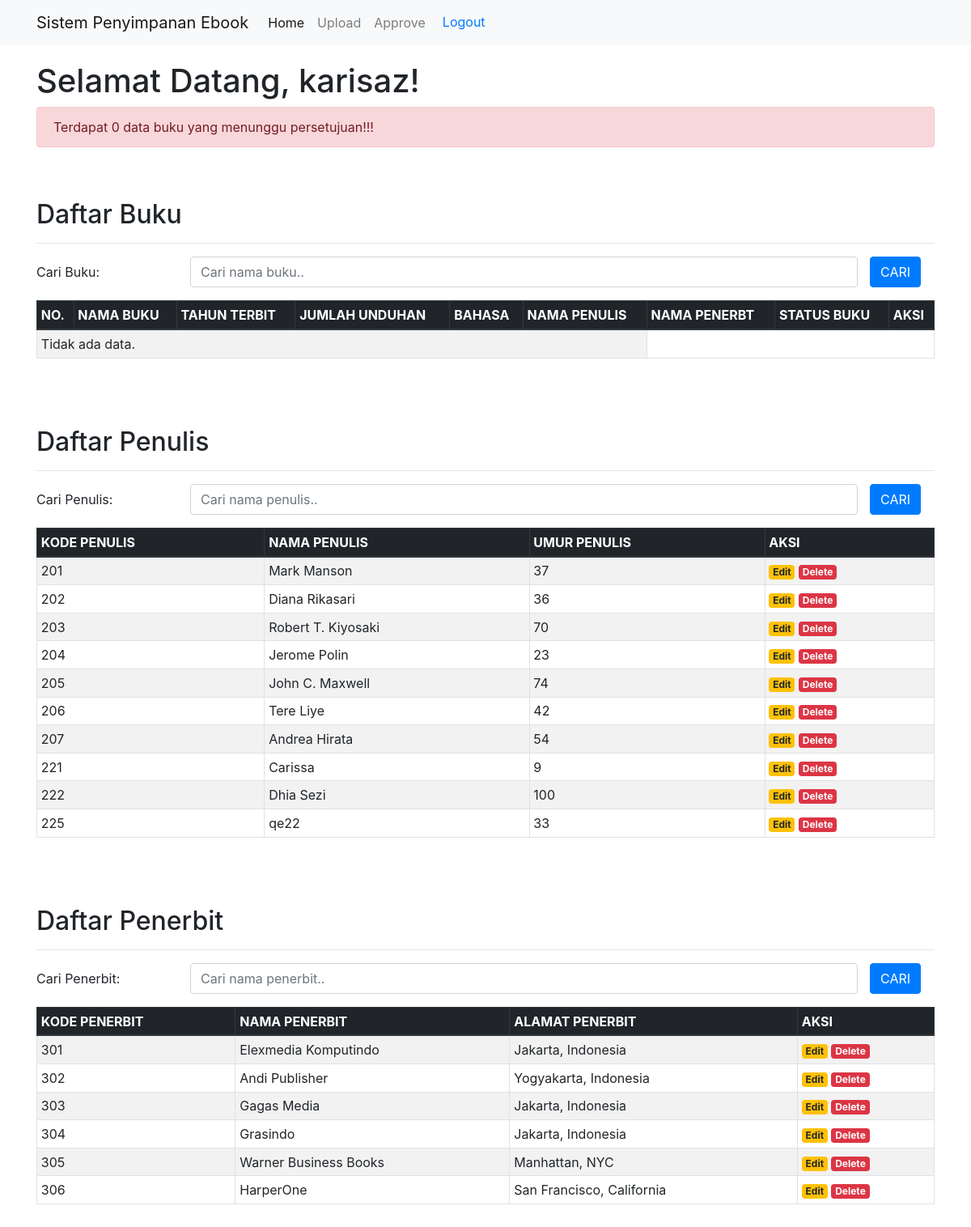
Page /home.php (signed in) on the committed database.
### tables this page shows
CREATE TABLE `penulis` (
  `id_penulis` int(3) NOT NULL,
  `nama` varchar(100) NOT NULL,
  `umur` int(3) NOT NULL,
  `is_delete` bit(1) NOT NULL DEFAULT b'0'
);

CREATE TABLE `penerbit` (
  `id_penerbit` int(3) NOT NULL,
  `nama` varchar(100) NOT NULL,
  `alamat` varchar(150) NOT NULL,
  `is_delete` bit(1) NOT NULL DEFAULT b'0'
);

### home.php (the view, shortened to what this page needs)
<?php
include('config.php');
$sql = "SELECT * FROM buku WHERE status_buku = 0";
$query = mysqli_query($conn, $sql);
$jumlahPending = mysqli_num_rows($query);
?>
<!DOCTYPE html>
<html lang="en">
<head>
    <link rel="stylesheet" href="https://stackpath.bootstrapcdn.com/bootstrap/4.1.3/css/bootstrap.min.css">
</head>
<body>
    <form action="" method="POST" class="login-email" enctype="multipart/form-data">
	<nav class="navbar navbar-expand-lg navbar-light bg-light">
		<div class="container">
			<a class="navbar-brand" href="#">Sistem Penyimpanan Ebook</a>
			<div class="collapse navbar-collapse" id="navbarSupportedContent">
				<ul class="navbar-nav mr-auto">
					<li class="nav-item active">
						<a class="nav-link" href="index.php">Home</a>
					</li>
					<li class="nav-item">
						<a class="nav-link" href="tambah.php">Upload</a>
					</li>
					<li class="nav-item">
						<div class="d-inline">
							<a class="nav-link" href="approve.php">Approve</a>
						</div>
					</li>
                    <li>
                        <div class="input-group">
                            <a href="logout.php" class="btn">Logout</a>
                        </div>
                    </li>
				</ul>
			</div>
		</div>
	</nav>
	<div class="container" style="margin-top:20px">
		<?php echo "<h1>Selamat Datang, " . $_SESSION['username'] ."!". "</h1>"; ?>
		<div class="alert alert-danger" role="alert">
			Terdapat <?=$jumlahPending;?> data buku yang menunggu persetujuan!!!
		</div>
		<br><br>
		<h2>Daftar Buku</h2>
		<hr>
		<form action="" method="post">
			<div class="form-group row">
				<label class="col-sm-2 col-form-label">Cari Buku: </label>
				<div class="col-sm-9">
					<input type="text" name="cari_buku" class="form-control"
					 placeholder="Cari nama buku.." size="4" autocomplete = "off">
				</div>
				<div class="col-sm-15">
					<input type="submit" name="cariBuku" class="btn btn-primary" value="CARI">
				</div>
			</div>
		</form>
		<table class="table table-striped table-hover table-sm table-bordered">
			<thead class="thead-dark">
				<tr>
					<th>NO.</th>
					<th>NAMA BUKU</th>
					<th>TAHUN TERBIT</th>
					<th>JUMLAH UNDUHAN</th>
					<th>BAHASA</th>
					<th>NAMA PENULIS</th>
					<th>NAMA PENERBT</th>
					<th>STATUS BUKU</th>
					<th>AKSI</th>
				</tr>
			</thead>
			<tbody>
				<?php
			if(isset($_POST['cariBuku'])){
				$cari_buku = $_POST['cari_buku'];
				$buku = mysqli_query($conn, "SELECT A.id_buku, A.judul, A.tahun, A.jml_unduhan, A.bahasa, A.book_file, A.status_buku, B.nama AS nama_penerbit,
				C.nama AS nama_penulis from buku A INNER JOIN penerbit B ON A.kd_penerbit = B.id_penerbit
				INNER JOIN penulis C ON A.kd_penulis = C.id_penulis WHERE a.is_delete = 0 and b.is_delete = 0 and c.is_delete = 0
				AND (A.judul LIKE '%".$cari_buku."%')");
			}else{
				$buku = mysqli_query($conn, "SELECT A.id_buku, A.judul, A.tahun, A.jml_unduhan, A.bahasa, A.book_file, A.status_buku, B.nama AS nama_penerbit,
				C.nama AS nama_penulis from buku A INNER JOIN penerbit B ON A.kd_penerbit = B.id_penerbit
				INNER JOIN penulis C ON A.kd_penulis = C.id_penulis");
			}
				if(mysqli_num_rows($buku) > 0){
					$no = 1;
					$statusBuku = "";
					while($data = mysqli_fetch_array($buku)){
					if($data['status_buku'] == 0){
						$statusBuku = "Pending";
					}else if($data['status_buku'] == 1){
						$statusBuku = "Approved";
					}
						echo '
						<tr>
							<td>'.$no.'</td>
							<td>'.$data['judul'].'</td>
							<td>'.$data['tahun'].'</td>
							<td>'.$data['jml_unduhan'].'</td>
							<td>'.$data['bahasa'].'</td>
							<td>'.$data['nama_penulis'].'</td>
							<td>'.$data['nama_penerbit'].'</td>
							<td>'.$statusBuku.'</td>
							<td>
								<a href="editBuku.php?id='.$data['id_buku'].'" class="badge badge-warning">Edit</a>
								<a href="deleteBuku.php?id='.$data['id_buku'].'&book_file='.$data['book_file'].'" class="badge badge-danger" onclick="return confirm(\'Yakin ingin menghapus data ini?\')">Delete</a>
								<a href="download.php?book_file='.$data['book_file'].'" class="badge badge-success">Download</a>
							</td>
						</tr>
						';
						$no++;
					}
				}else{
					echo '
					<tr>
						<td colspan="6">Tidak ada data.</td>
					</tr>
					';
				}
				?>
		</table>
	</div>
    <br> </br>
    <div class="container" style="margin-top:20px">
		<h2>Daftar Penulis</h2>
		<hr>
		<form action="" method="post">
			<div class="form-group row">
				<label class="col-sm-2 col-form-label">Cari Penulis: </label>
				<div class="col-sm-9">
					<input type="text" name="cari_penulis" class="form-control"
					 placeholder="Cari nama penulis.." size="4" autocomplete = "off">
				</div>
				<div class="col-sm-15">
					<input type="submit" name="cariPenulis" class="btn btn-primary" value="CARI">
				</div>
			</div>
		</form>
		<table class="table table-striped table-hover table-sm table-bordered">
			<thead class="thead-dark">
				<tr>
					<th>KODE PENULIS</th>
					<th>NAMA PENULIS</th>
					<th>UMUR PENULIS</th>
					<th>AKSI</th>
				</tr>
			</thead>
			<tbody>
			<?php
				if(isset($_POST['cariPenulis'])){
					$cari_penulis = $_POST['cari_penulis'];
					$penulis = mysqli_query($conn, "SELECT * FROM penulis WHERE is_delete=0 AND (nama LIKE '%".$cari_penulis."%')");
				}else{
					$penulis = mysqli_query($conn, "SELECT * FROM penulis WHERE is_delete=0  ORDER BY id_penulis ASC") or die(mysqli_error($conn));
				}
				if(mysqli_num_rows($penulis) > 0){
					while($data = mysqli_fetch_array($penulis)){
						echo '
						<tr>
							<td>'.$data['id_penulis'].'</td>
							<td>'.$data['nama'].'</td>
							<td>'.$data['umur'].'</td>
							<td>
								<a href="editPenulis.php?id='.$data['id_penulis'].'" class="badge badge-warning">Edit</a>
								<a href="deletePenulis.php?id='.$data['id_penulis'].'" class="badge badge-danger" onclick="return confirm(\'Yakin ingin menghapus data ini?\')">Delete</a>
							</td>
						</tr>
						';
					}
				}else{
					echo '
					<tr>
						<td colspan="6">Tidak ada data.</td>
					</tr>
					';
				}
				?>
		</table>
	</div>
	    <br> </br>
		<div class="container" style="margin-top:20px">
		<h2>Daftar Penerbit</h2>
		<hr>
		<form action="" method="post">
			<div class="form-group row">
				<label class="col-sm-2 col-form-label">Cari Penerbit: </label>
				<div class="col-sm-9">
					<input type="text" name="cari_penerbit" class="form-control"
					 placeholder="Cari nama penerbit.." size="4" autocomplete = "off">
				</div>
				<div class="col-sm-15">
					<input type="submit" name="cariPenerbit" class="btn btn-primary" value="CARI">
				</div>
			</div>
		</form>
		<table class="table table-striped table-hover table-sm table-bordered">
			<thead class="thead-dark">
				<tr>
					<th>KODE PENERBIT</th>
					<th>NAMA PENERBIT</th>
					<th>ALAMAT PENERBIT</th>
					<th>AKSI</th>
				</tr>
			</thead>
			<tbody>
		<?php
			if(isset($_POST['cariPenerbit'])){
				$cari_penerbit = $_POST['cari_penerbit'];
				$penerbit = mysqli_query($conn, "SELECT * FROM penerbit WHERE is_delete=0 AND (nama LIKE '%".$cari_penerbit."%')");
			}else{
                $penerbit = mysqli_query($conn, "SELECT * FROM penerbit WHERE is_delete=0 ORDER BY id_penerbit ASC") or die(mysqli_error($conn));
			}
				if(mysqli_num_rows($penerbit) > 0){
					while($data = mysqli_fetch_array($penerbit)){
						echo '
						<tr>
							<td>'.$data['id_penerbit'].'</td>
							<td>'.$data['nama'].'</td>
							<td>'.$data['alamat'].'</td>
							<td>
								<a href="editPenerbit.php?id='.$data['id_penerbit'].'" class="badge badge-warning">Edit</a>
								<a href="deletePenerbit.php?id='.$data['id_penerbit'].'" class="badge badge-danger" onclick="return confirm(\'Yakin ingin menghapus data ini?\')">Delete</a>
							</td>
						</tr>
						';
					}
				}else{
					echo '
					<tr>
						<td colspan="6">Tidak ada data.</td>
					</tr>
					';
				}
				?>
		</table>
	</div>
    <br> </br>
<br></br>
    </form>
</body>
</html>

### rows in the picture
penulis: id_penulis "201", nama "Mark Manson", umur "37"
penulis: id_penulis "202", nama "Diana Rikasari", umur "36"
penulis: id_penulis "203", nama "Robert T. Kiyosaki", umur "70"
penulis: id_penulis "204", nama "Jerome Polin", umur "23"
penulis: id_penulis "205", nama "John C. Maxwell", umur "74"
penulis: id_penulis "206", nama "Tere Liye", umur "42"
penulis: id_penulis "207", nama "Andrea Hirata", umur "54"
penulis: id_penulis "221", nama "Carissa", umur "9"
penulis: id_penulis "222", nama "Dhia Sezi", umur "100"
penulis: id_penulis "225", nama "qe22", umur "33"
penerbit: id_penerbit "301", nama "Elexmedia Komputindo", alamat "Jakarta, Indonesia"
penerbit: id_penerbit "302", nama "Andi Publisher", alamat "Yogyakarta, Indonesia"
penerbit: id_penerbit "303", nama "Gagas Media", alamat "Jakarta, Indonesia"
penerbit: id_penerbit "304", nama "Grasindo", alamat "Jakarta, Indonesia"
penerbit: id_penerbit "305", nama "Warner Business Books", alamat "Manhattan, NYC"
penerbit: id_penerbit "306", nama "HarperOne", alamat "San Francisco, California"

### other values in the picture
$_SESSION['username'] "karisaz"
$jumlahPending "0"
